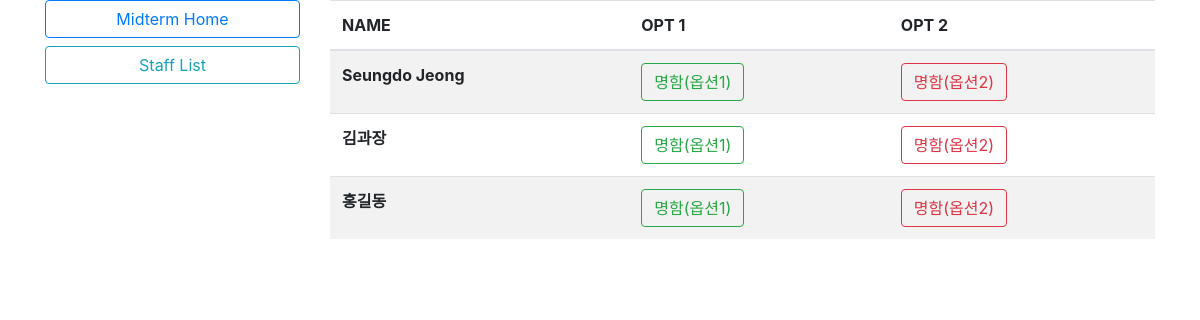
The page /midterm/list/ on the database its author committed.
### midterm/models.py (models this page shows, shortened)
class Staff(models.Model):
    code = models.CharField(max_length=15)
    name = models.CharField(max_length=30)
    rank = models.CharField(max_length=100)
    image = models.ImageField(upload_to='midterm/images/%Y/%m/%d/',blank=True)
    def get_absolute_url(self):
        return f'/midterm/list/{self.pk}/'
    def get_absolute_url2(self):
        return f'/midterm/list/{self.pk}/alter/'

### midterm/views.py (the view)
# urls.py: path('list/',views.StaffList.as_view()),
class StaffList(ListView): #얘는 그냥 post_list 변수를 받는다
    model = Staff #post_list 변수 models.py에 있는 post
    template_name = 'midterm/list.html'

### midterm/templates/midterm/list.html (shortened to what this page needs)
{% extends 'midterm/base.html' %}
{% block main_area %}
    <table class="table table-striped">
        <thead>
          <tr>
            <th scope="col">NAME</th>
            <th scope="col">OPT 1</th>
            <th scope="col">OPT 2</th>
          </tr>
        </thead>
        <tbody>
            {% for s in staff_list %}
          <tr>
            <th scope="row">{{s.name}}</th>
            <td><a class="btn btn-outline-success" href="{{s.get_absolute_url}}" role="button">명함(옵션1)</a></td>
            <td> <a class="btn btn-outline-danger" href="{{s.get_absolute_url2}}" role="button">명함(옵션2)</a></td>
          </tr>
            {% endfor %}
        </tbody>
    </table>
{% endblock %}

### rows shown on the page
Staff: name "Seungdo Jeong"
Staff: name "김과장"
Staff: name "홍길동"
